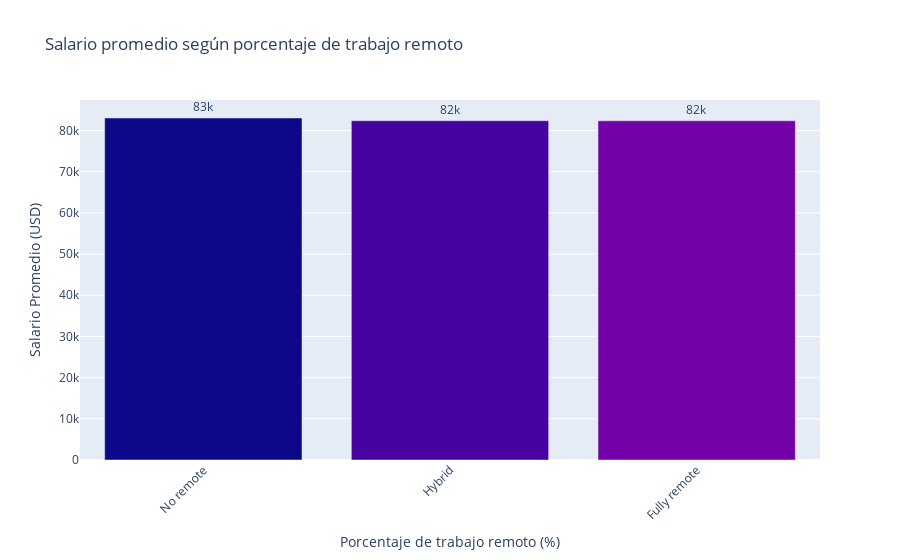

The cell this chart's notebook holds for it:
### Code cell
# --- Pregunta 6: Salario promedio según porcentaje de trabajo remoto ---

# Agrupar salario promedio por porcentaje de trabajo remoto (0, 50, 100)
salary_by_remote = (
    df.groupby('remote_ratio')['salary_usd']
    .mean()
    .sort_values(ascending=False)
    .reset_index()
)

# Gráfico de barras
fig_remote = px.bar(
    salary_by_remote,
    x='remote_ratio',
    y='salary_usd',
    title='Salario promedio según porcentaje de trabajo remoto',
    labels={'remote_ratio': 'Porcentaje de trabajo remoto (%)', 'salary_usd': 'Salario Promedio (USD)'},
    text='salary_usd',
    color='remote_ratio',
    color_discrete_sequence=px.colors.sequential.Plasma
)
fig_remote.update_traces(texttemplate='%{text:.2s}', textposition='outside')
fig_remote.update_layout(xaxis={'categoryorder': 'category descending'}, xaxis_tickangle=-45, showlegend=False)

fig_remote.show()

### Figure 1 — Plotly figure (JSON) as saved in the notebook; plotly's stock layout.template omitted (floating-point values rounded to 4 significant figures)
{"data": [{"hovertemplate": "Porcentaje de trabajo remoto (%)=%{x}<br>Salario Promedio (USD)=%{text}<extra></extra>", "legendgroup": "No remote", "marker": {"color": "#0d0887", "pattern": {"shape": ""}}, "name": "No remote", "orientation": "v", "showlegend": true, "text": [83030.0], "textposition": "outside", "texttemplate": "%{text:.2s}", "type": "bar", "x": ["No remote"], "xaxis": "x", "y": [83030.0], "yaxis": "y"}, {"hovertemplate": "Porcentaje de trabajo remoto (%)=%{x}<br>Salario Promedio (USD)=%{text}<extra></extra>", "legendgroup": "Hybrid", "marker": {"color": "#46039f", "pattern": {"shape": ""}}, "name": "Hybrid", "orientation": "v", "showlegend": true, "text": [82380.0], "textposition": "outside", "texttemplate": "%{text:.2s}", "type": "bar", "x": ["Hybrid"], "xaxis": "x", "y": [82380.0], "yaxis": "y"}, {"hovertemplate": "Porcentaje de trabajo remoto (%)=%{x}<br>Salario Promedio (USD)=%{text}<extra></extra>", "legendgroup": "Fully remote", "marker": {"color": "#7201a8", "pattern": {"shape": ""}}, "name": "Fully remote", "orientation": "v", "showlegend": true, "text": [82350.0], "textposition": "outside", "texttemplate": "%{text:.2s}", "type": "bar", "x": ["Fully remote"], "xaxis": "x", "y": [82350.0], "yaxis": "y"}], "layout": {"barmode": "relative", "legend": {"title": {"text": "Porcentaje de trabajo remoto (%)"}, "tracegroupgap": 0}, "showlegend": false, "title": {"text": "Salario promedio según porcentaje de trabajo remoto"}, "xaxis": {"anchor": "y", "categoryarray": ["No remote", "Hybrid", "Fully remote"], "categoryorder": "category descending", "domain": [0, 1], "tickangle": -45, "title": {"text": "Porcentaje de trabajo remoto (%)"}}, "yaxis": {"anchor": "x", "domain": [0, 1], "title": {"text": "Salario Promedio (USD)"}}}}
